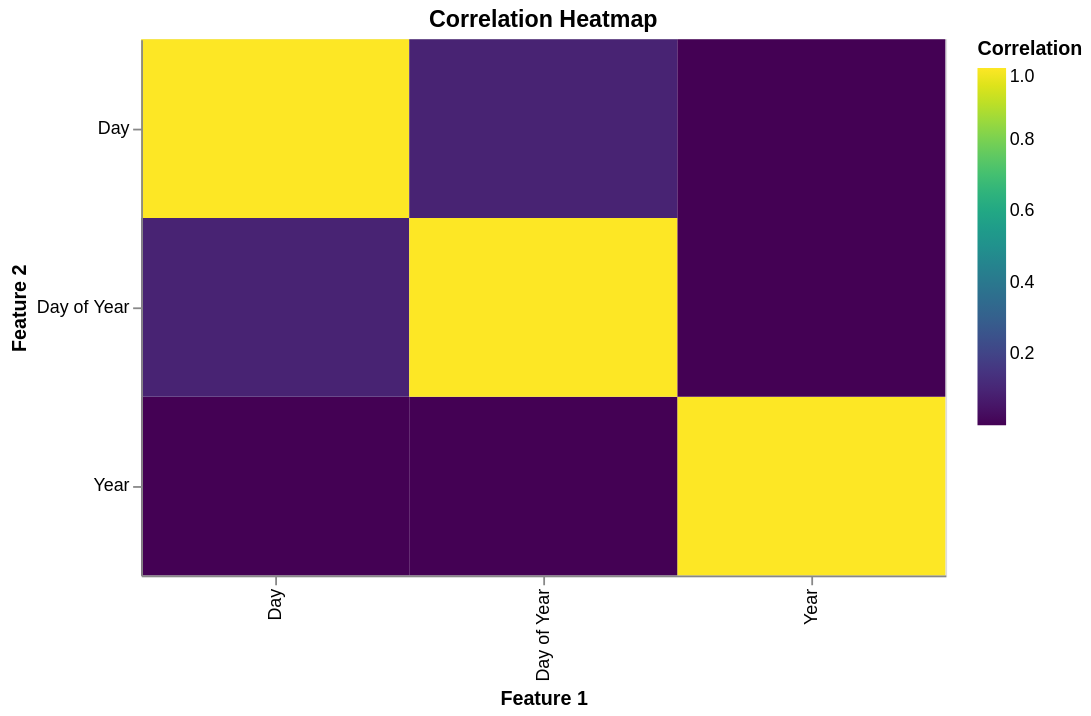

Write notebook code for a chart like this one.
### Code cell
# Correlation plot with Features only, train_df

correlation_matrix = train_df.drop(columns=['Month_Name', 'Anomaly', 'Temperature', 'Month']).corr()
correlation_long = correlation_matrix.reset_index().melt(id_vars='index')
correlation_long.columns = ['Feature 1', 'Feature 2', 'Correlation']

alt.Chart(correlation_long).mark_rect().encode(
    x='Feature 1:O',
    y='Feature 2:O',
    color=alt.Color('Correlation:Q', scale=alt.Scale(scheme='viridis')),
    tooltip=['Feature 1', 'Feature 2', 'Correlation']
).properties(**plot_size,
    title="Correlation Heatmap"
)

### Figure 1 — Vega specification as saved in the notebook (floating-point values rounded to 4 significant figures)
{"$schema": "https://vega.github.io/schema/vega/v5.json", "data": [{"name": "source_0", "values": [{"Correlation": 1.0, "Feature 1": "Year", "Feature 2": "Year"}, {"Correlation": 3.719e-05, "Feature 1": "Day", "Feature 2": "Year"}, {"Correlation": 6.492e-15, "Feature 1": "Day of Year", "Feature 2": "Year"}, {"Correlation": 3.719e-05, "Feature 1": "Year", "Feature 2": "Day"}, {"Correlation": 1.0, "Feature 1": "Day", "Feature 2": "Day"}, {"Correlation": 0.09385, "Feature 1": "Day of Year", "Feature 2": "Day"}, {"Correlation": 6.492e-15, "Feature 1": "Year", "Feature 2": "Day of Year"}, {"Correlation": 0.09385, "Feature 1": "Day", "Feature 2": "Day of Year"}, {"Correlation": 1.0, "Feature 1": "Day of Year", "Feature 2": "Day of Year"}]}, {"name": "source_0_x_domain_Feature 1", "values": [{"Feature 1": "Year"}, {"Feature 1": "Day"}, {"Feature 1": "Day of Year"}]}, {"name": "source_0_y_domain_Feature 2", "values": [{"Feature 2": "Year"}, {"Feature 2": "Day"}, {"Feature 2": "Day of Year"}]}, {"name": "source_0_color_domain_Correlation", "values": [{"min": 6.492e-15, "max": 1.0}]}], "marks": [{"type": "rect", "name": "marks", "from": {"data": "source_0"}, "encode": {"update": {"height": {"signal": "max(0.25, bandwidth('y'))"}, "width": {"signal": "max(0.25, bandwidth('x'))"}, "x": {"field": "Feature 1", "scale": "x"}, "fill": {"field": "Correlation", "scale": "color"}, "tooltip": {"signal": "{\"Feature 1\": isValid(datum[\"Feature 1\"]) ? datum[\"Feature 1\"] : \"\"+datum[\"Feature 1\"], \"Feature 2\": isValid(datum[\"Feature 2\"]) ? datum[\"Feature 2\"] : \"\"+datum[\"Feature 2\"], \"Correlation\": format(datum[\"Correlation\"], \"\")}"}, "y": {"field": "Feature 2", "scale": "y"}}}, "style": ["rect"]}], "scales": [{"name": "x", "type": "band", "domain": {"data": "source_0_x_domain_Feature 1", "field": "Feature 1", "sort": true}, "range": [0, {"signal": "width"}], "paddingInner": 0, "paddingOuter": 0}, {"name": "y", "type": "band", "domain": {"data": "source_0_y_domain_Feature 2", "field": "Feature 2", "sort": true}, "range": [0, {"signal": "height"}], "paddingInner": 0, "paddingOuter": 0}, {"name": "color", "type": "linear", "domain": [{"signal": "(data(\"source_0_color_domain_Correlation\")[0] || {}).min"}, {"signal": "(data(\"source_0_color_domain_Correlation\")[0] || {}).max"}], "range": {"scheme": "viridis"}, "interpolate": "hcl", "zero": false}], "axes": [{"scale": "x", "labelAlign": "right", "title": "Feature 1", "labelAngle": 270, "labelBaseline": "middle", "orient": "bottom", "zindex": 1, "grid": false}, {"scale": "y", "zindex": 1, "grid": false, "title": "Feature 2", "orient": "left"}], "title": {"text": "Correlation Heatmap", "frame": "group"}, "width": 450, "height": 300, "legends": [{"fill": "color", "gradientLength": {"signal": "clamp(height, 64, 200)"}, "title": "Correlation"}], "padding": 5, "style": "cell", "background": "white"}
